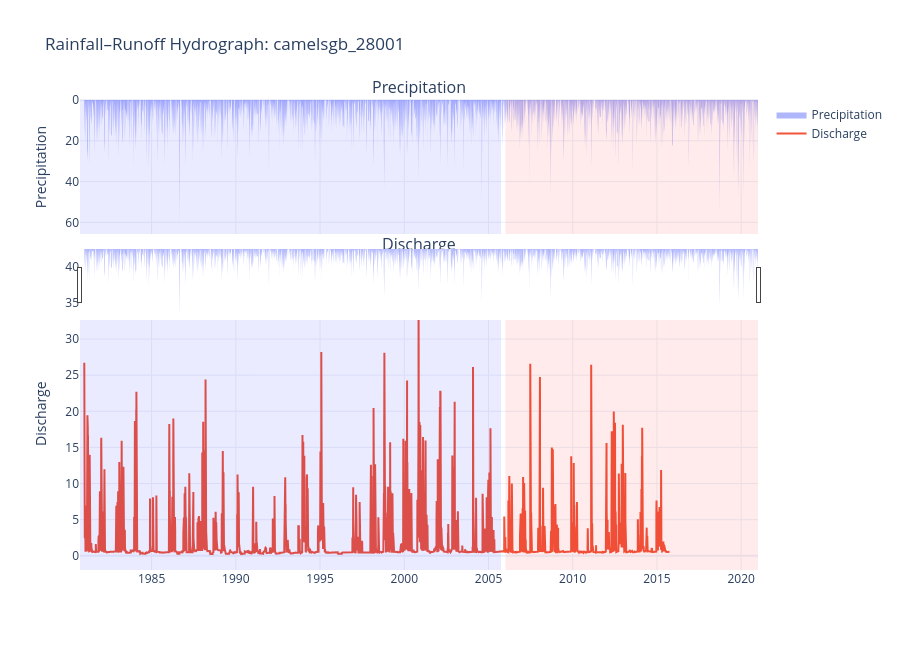

The notebook cell this image was saved under:
### Code cell
plot_interactive_hydrograph("camelsgb_28001", data_dir)

### Figure 1 — Plotly figure (JSON) as saved in the notebook; plotly's stock layout.template omitted (floating-point values rounded to 4 significant figures; data arrays with more than 128 entries replaced by an {"elided": "..."} marker saying what was removed)
{"data": [{"fill": "tozeroy", "line": {"width": 0}, "mode": "lines", "name": "Precipitation", "type": "scatter", "x": {"elided": "14609 str values"}, "xaxis": "x", "y": {"elided": "14609 float values"}, "yaxis": "y"}, {"line": {"width": 2}, "mode": "lines", "name": "Discharge", "type": "scatter", "x": {"elided": "14609 str values"}, "xaxis": "x2", "y": {"elided": "14609 float values"}, "yaxis": "y2"}], "layout": {"annotations": [{"font": {"size": 16}, "showarrow": false, "text": "Precipitation", "x": 0.5, "xanchor": "center", "xref": "paper", "y": 1, "yanchor": "bottom", "yref": "paper"}, {"font": {"size": 16}, "showarrow": false, "text": "Discharge", "x": 0.5, "xanchor": "center", "xref": "paper", "y": 0.665, "yanchor": "bottom", "yref": "paper"}], "height": 650, "shapes": [{"fillcolor": "blue", "line": {"width": 0}, "opacity": 0.08, "type": "rect", "x0": "1980-10-01", "x1": "2005-09-30", "xref": "x", "y0": 0, "y1": 1, "yref": "y domain"}, {"fillcolor": "blue", "line": {"width": 0}, "opacity": 0.08, "type": "rect", "x0": "1980-10-01", "x1": "2005-09-30", "xref": "x2", "y0": 0, "y1": 1, "yref": "y2 domain"}, {"fillcolor": "red", "line": {"width": 0}, "opacity": 0.08, "type": "rect", "x0": "2006-01-01", "x1": "2020-12-31", "xref": "x", "y0": 0, "y1": 1, "yref": "y domain"}, {"fillcolor": "red", "line": {"width": 0}, "opacity": 0.08, "type": "rect", "x0": "2006-01-01", "x1": "2020-12-31", "xref": "x2", "y0": 0, "y1": 1, "yref": "y2 domain"}], "title": {"text": "Rainfall–Runoff Hydrograph: camelsgb_28001"}, "xaxis": {"anchor": "y", "domain": [0, 1], "matches": "x2", "rangeslider": {"visible": true}, "showticklabels": false, "type": "date"}, "xaxis2": {"anchor": "y2", "domain": [0, 1]}, "yaxis": {"anchor": "x", "autorange": "reversed", "domain": [0.715, 1], "title": {"text": "Precipitation"}}, "yaxis2": {"anchor": "x2", "domain": [0, 0.665], "title": {"text": "Discharge"}}}}
